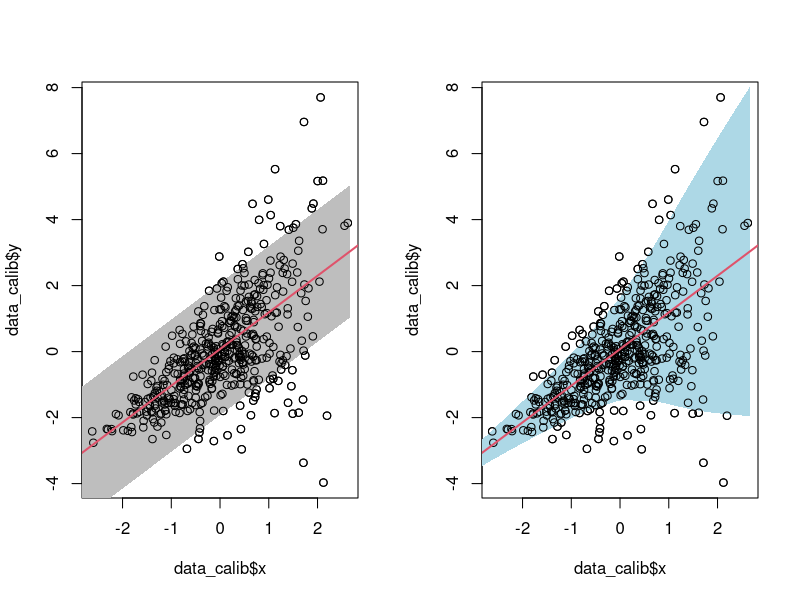

The R script that drew this image:

conformal <- function(type = "split") {
  
  if (type == "split") {
    
  } else if (type == "full") {
    conformal.split()
  }
}


conformal.split <- function(x, y, alpha = 0.1, rho = 0.5, s.type = "std", train.idx = NULL) {
  
  n <- length(y)   # number of data
  m <- round(n * rho)   # size of training set
  l <- n - m   # size of calibration set
  
  # Split data
  idx_train <- sample(1:n, m)
  idx_calib <- setdiff(1:n, idx_train)
  
  data <- data.frame(y = y,
                     x = x)
  data_train <- data[idx_train, ]
  data_calib <- data[idx_calib, ]
  
  # Point predictor
  fit <- lm(y ~ x, data = data_train)
  pred <- predict(fit, data_calib)
  
  # Scale estimator function
  if (s.type == "std") {
    # Scaling using standard deviation given X = x
    df <- data.frame(resid = abs(fit$residuals),
                     x = data_train$x)
    fit_local <- loess(resid ~ x, df)
    s_ftn <- predict(fit_local, data_calib$x)
  } else if (s.type == "identity") {
    # Not scaled
    s_ftn <- 1
  }
  
  # Non-conformity score
  nonconform_score <- abs(data_calib$y - pred) / s_ftn
  idx_cutoff <- ceiling((1 - alpha) * (l + 1))
  k_s <- sort(nonconform_score)[idx_cutoff]
  
  # Empirical coverage
  sum(nonconform_score <= k_s) / l
  
  # Conformal prediction band
  x_new <- data.frame(x = seq(min(data_train$x), max(data_train$x), length.out = 100))
  pred_x_new <- predict(fit, x_new)
  lb <- pred_x_new - k_s*s_ftn
  ub <- pred_x_new + k_s*s_ftn
  
  # Output
  out <- list(
    pred = pred,
    lb = lb,
    ub = ub,
    split_obj = list(
      idx_train = idx_train,
      idx_calib = idx_calib
    )
  )
  
  return(out)
}



### Split conformal prediction
n <- 1000

set.seed(1000)
x <- rnorm(n)
# y <- x + rnorm(n)
y <- x + rnorm(n, sd = exp(0.5*x))
data <- data.frame(y = y,
                   x = x)

alpha <- 0.1  # coverage level
rho <- 0.5  # split proportion

m <- round(n * rho)   # size of training set
l <- n - m   # size of calibration set

# Split data
idx_train <- sample(1:n, m)
idx_calib <- setdiff(1:n, idx_train)

data_train <- data[idx_train, ]
data_calib <- data[idx_calib, ]

# Point predictor
fit <- lm(y ~ x, data = data_train)
pred <- predict(fit, data_calib)

# Non-conformity score using calibration set
nonconform_score <- abs(data_calib$y - pred)
idx_cutoff <- ceiling((1 - alpha) * (l + 1))
k <- sort(nonconform_score)[idx_cutoff]

# Coverage
sum(nonconform_score <= k) / l

# Visualize conformal prediction band
par(mfrow = c(1, 2))
plot(data_calib$x, data_calib$y)
x_new <- data.frame(x = seq(min(data_train$x), max(data_train$x), length.out = 100))
pred_x_new <- predict(fit, x_new)
polygon(c(x_new$x, rev(x_new$x)),
        c(pred_x_new + k, rev(pred_x_new - k)),
        border = F, col = "gray")
points(data_calib$x, data_calib$y)
abline(fit, col = 2, lwd = 2)


### Locally adaptive prdiction band
# Scale estimator function
df <- data.frame(resid = abs(fit$residuals),
                 x = data_train$x)
fit_local <- loess(resid ~ x, df)
sigma <- predict(fit_local, data_calib$x)

# Non-conformity score
nonconform_score <- abs(data_calib$y - pred) / sigma
idx_cutoff <- ceiling((1 - alpha) * (l + 1))
k_s <- sort(nonconform_score)[idx_cutoff]

# Coverage
sum(nonconform_score <= k_s) / l

# Visualize conformal prediction band
plot(data_calib$x, data_calib$y)
pred_sigma <- predict(fit_local, x_new)
polygon(c(x_new$x, rev(x_new$x)),
        c(pred_x_new + k_s*pred_sigma, rev(pred_x_new - k_s*pred_sigma)),
        border = F, col = "lightblue")
points(data_calib$x, data_calib$y)
abline(fit, col = 2, lwd = 2)
